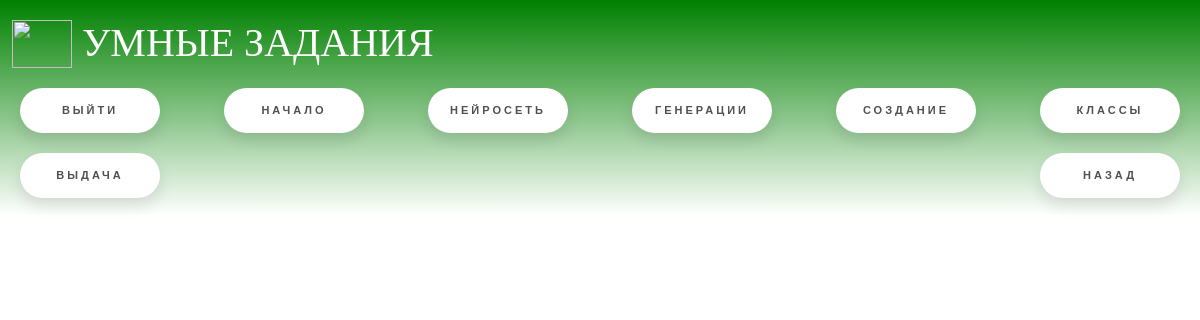
The app's page /lk/requests_list (signed in), older data.
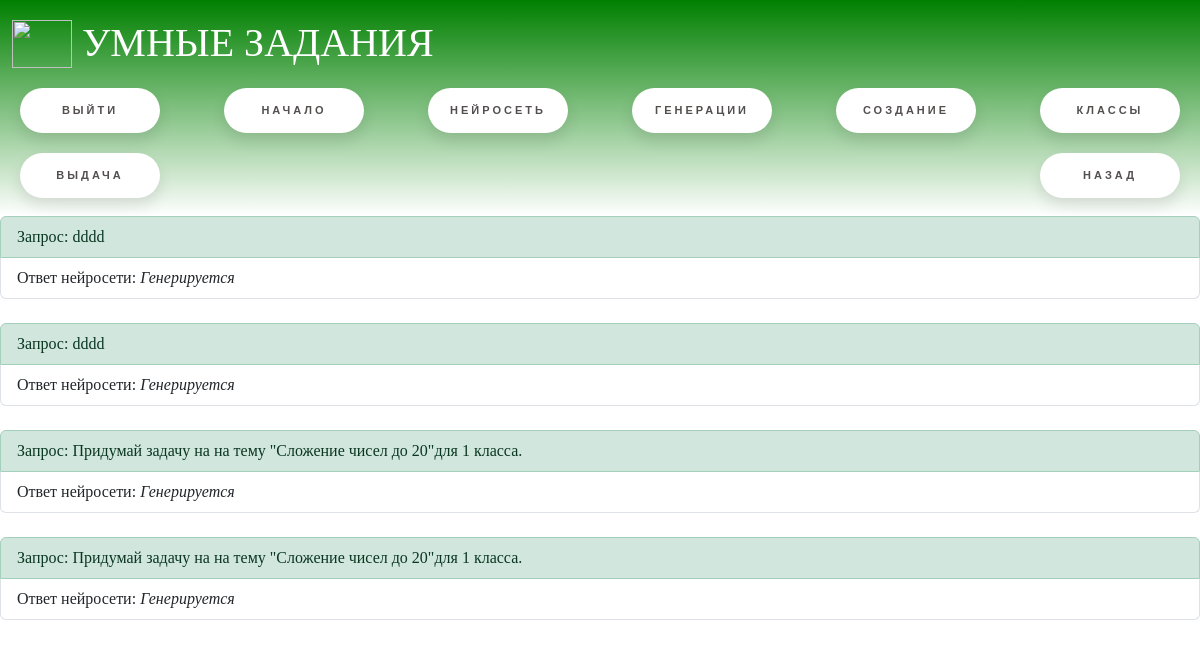
The same page, newer data.
### main/models.py (models this page shows, shortened)
class AIRequests(models.Model):
    request_user = models.ForeignKey(User, verbose_name="Пользователь", on_delete=models.CASCADE)
    request = models.TextField("Запрос")
    human_answer = models.TextField("Ответ человека", default="", blank=True)
    ai_answer = models.TextField("Ответ нейросети", default="", blank=True)
    time = models.DateTimeField(auto_now_add=True)
    class Meta:
        verbose_name = 'Сгенерированное задание'
        verbose_name_plural = "Сгенерированные задания"

### main/views.py (the view)
# urls.py: path("lk/requests_list", views.requests_list, name="requests_list")
def requests_list(request):
    requests = models.AIRequests.objects.filter(request_user=request.user)
    return render(request, "requests_list.html", {
        'requests': requests
    })

### main/templates/requests_list.html
{% extends "base.html" %}
{% block content %}
    {% for request_1 in requests %}
        <ul class="list-group">
            <li class="list-group-item list-group-item-success">Запрос: {{ request_1.request }}</li>
            <li class="list-group-item">Ответ нейросети:
                {% if  request_1.ai_answer  == "" %}
                    <i>Генерируется</i>
                {% else %}
                    {{ request_1.ai_answer }}
                {% endif %}
            </li>
        </ul>
        <br>
    {% endfor %}
{% endblock %}

Row changes from the older to the newer data that the page shows:
added AIRequests: request "dddd", ai_answer "Генерируется"
added AIRequests: request "dddd", ai_answer "Генерируется"
added AIRequests: request "Придумай задачу на на тему \"Сложение чисел до 20\"для 1 класса.", ai_answer "Генерируется"
added AIRequests: request "Придумай задачу на на тему \"Сложение чисел до 20\"для 1 класса.", ai_answer "Генерируется"
